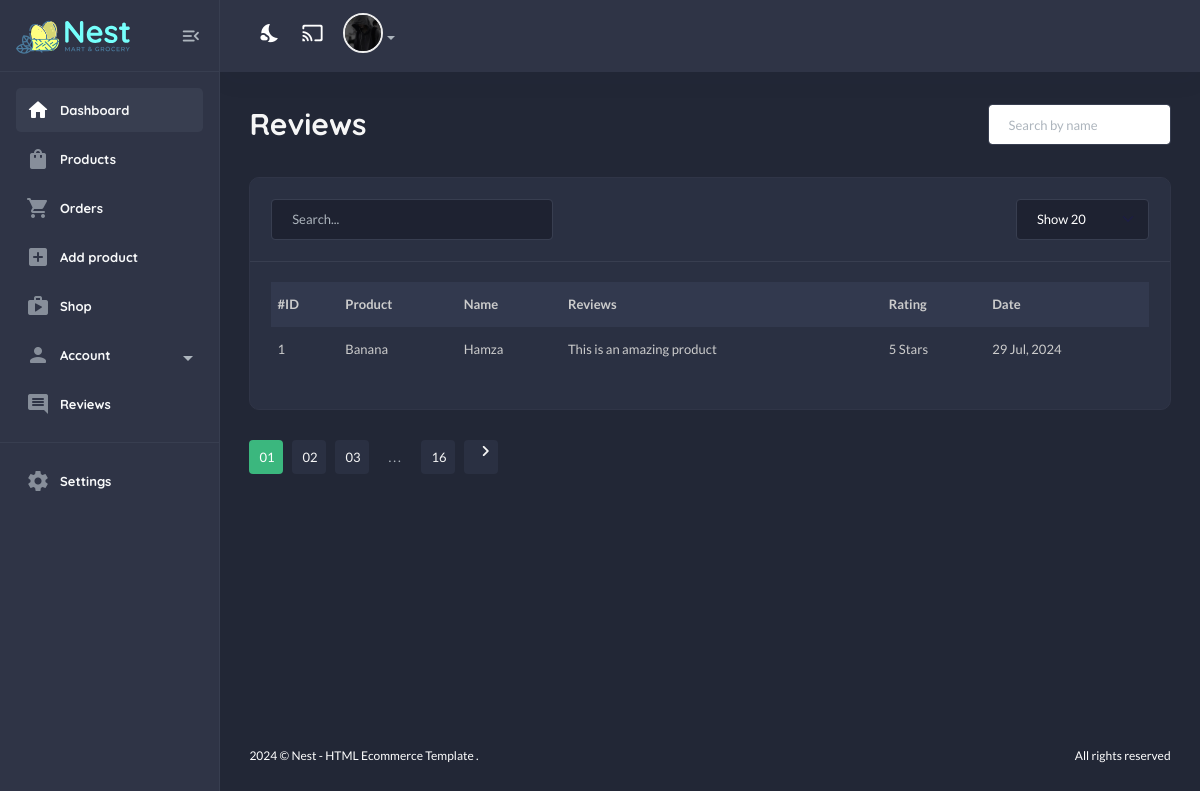
The page /useradmin/reviews/ (signed in) on the database its author committed.
### userauths/models.py (models this page shows, shortened)
class User(AbstractUser):
    email = models.EmailField(unique=True)
    username = models.CharField(max_length=50)
    bio = models.CharField(max_length=100)
    is_email_verified = models.BooleanField(default=False)
    USERNAME_FIELD = "email"
    REQUIRED_FIELDS = ['username']

class Profile(models.Model):
    user = models.OneToOneField(User, on_delete=models.CASCADE)
    image = models.ImageField(upload_to="image", default="userimage.jpg")
    full_name = models.CharField(max_length=100, null=True, blank=True)
    bio = models.CharField(max_length=500, null=True, blank=True)
    phone = models.CharField(max_length=30, null=True, blank=True)
    address = models.CharField(max_length=300, null=True, blank=True)
    country = models.CharField(max_length=20, null=True, blank=True)
    verified = models.BooleanField(default=False)

### core/models.py (models this page shows, shortened)
class ProductReview(models.Model):
    user = models.ForeignKey(User, on_delete = models.SET_NULL, null=True)
    product = models.ForeignKey(Product, on_delete = models.SET_NULL, null=True, related_name="reviews")
    review = models.TextField()
    rating = models.IntegerField(choices=RATING, default=None)
    date = models.DateTimeField(auto_now_add=True)
    class Meta:
        verbose_name_plural = "Product Reviews"

class Product(models.Model):
    pid = ShortUUIDField(unique=True, length = 10, max_length=20, alphabet = "abcdef12345")
    user = models.ForeignKey(User, on_delete=models.SET_NULL, null = True)
    category = models.ForeignKey(Category, on_delete=models.SET_NULL, null = True, related_name="category")
    vendor = models.ForeignKey(Vendor, on_delete=models.SET_NULL, null = True, related_name="vendor")
    title = models.CharField(max_length=100, default="Fresh Pear")
    image = models.ImageField(upload_to=user_directory_image, default="product.jpg")
    description = RichTextUploadingField(max_length=10000, default="This is the Vendor!")
    price = models.DecimalField(max_digits=12, decimal_places=2, default="1.99")
    old_price = models.DecimalField(max_digits=12, decimal_places=2, default="2.99")
    specifications = RichTextUploadingField(null=True, blank=True)
    type = models.CharField(max_length=100, default="Organic", null=True, blank=True)
    stock_count = models.CharField(max_length=100, default="10", null=True, blank=True)
    life = models.CharField(max_length=100, default="100 Days", null=True, blank=True)
    mfd = models.DateTimeField(auto_now_add=False, null=True, blank=True)
    tags = TaggableManager(blank=True)
    product_status = models.CharField(choices=STATUS, max_length=10, default="in_review")
    status = models.BooleanField(default=True)
    in_stock = models.BooleanField(default=True)
    featured = models.BooleanField(default=False)
    digital = models.BooleanField(default= False)
    deal_of_the_day = models.BooleanField(default=False)
    sku = ShortUUIDField(unique=True, length =4, max_length=10, prefix="sku", alphabet="1234567890")
    date = models.DateTimeField(auto_now_add=True)
    updated = models.DateTimeField(null=True, blank=True)
    class Meta:
        verbose_name_plural = "Products"

### useradmin/decorators.py (the view)
    def wrapper(request, *args, **kwargs):
        if request.user.is_superuser != True:
            messages.warning(request, "You are not authorized to access this page!")
            return redirect("/user/login")
        return view_func(request, *args, **kwargs)

### core/context_processors.py (called while the page is built)
def default(request):
    categories = Category.objects.all()
    vendors = Vendor.objects.all()
    min_max_price = Product.objects.aggregate(Min("price"), Max("price"))
    if request.user.is_authenticated:
        try:
            address = Address.objects.filter(user=request.user)
        except Address.DoesNotExist:
            address = None
    else:
        address = None
    try:
        wishlist = WishList.objects.filter(user=request.user)
    except:
        messages.success(request, "you need to login first")
        wishlist = 0
    return {
        "categories": categories,
        "address": address,
        "vendors": vendors,
        "wishlist": wishlist,
        "min_max_price": min_max_price,
    }

### useradmin/views.py (called while the page is built)
@admin_required
def reviews(request):
    reviews = ProductReview.objects.all()
    context = {
        "reviews" : reviews,
    }
    return render(request, "useradmin/reviews.html", context)

### templates/useradmin/reviews.html (shortened to what this page needs)
{% extends "useradmin/base.html" %}
    {% load static %}
        {% block content %}
            <section class="content-main">
                <div class="content-header">
                    <div>
                        <h2 class="content-title card-title">Reviews</h2>
                    </div>
                    <div>
                        <input type="text" placeholder="Search by name" class="form-control bg-white" />
                    </div>
                </div>
                <div class="card mb-4">
                    <header class="card-header">
                        <div class="row gx-3">
                            <div class="col-lg-4 col-md-6 me-auto">
                                <input type="text" placeholder="Search..." class="form-control" />
                            </div>
                            <div class="col-lg-2 col-md-3 col-6">
                                <select class="form-select">
                                    <option>Show 20</option>
                                </select>
                            </div>
                        </div>
                    </header>
                    <div class="card-body">
                        <div class="table-responsive">
                            <table class="table table-hover">
                                <thead>
                                    <tr>
                                        <th>#ID</th>
                                        <th>Product</th>
                                        <th>Name</th>
                                        <th>Reviews</th>
                                        <th>Rating</th>
                                        <th>Date</th>
                                    </tr>
                                </thead>
                                <tbody>
                                    {% for r in reviews %}
                                    <tr>
                                        <td>{{ forloop.counter }}</td>
                                        <td><b>{{r.product.title|title}}</b></td>
                                        <td>{{request.user.username|title}}</td>
                                        <td>{{r.review}}</td>
                                        <td>{{r.rating}} Stars</td>
                                        <td>{{r.date|date:"d M, Y"}}</td>
                                    </tr>
                                    {% endfor %}
                                </tbody>
                            </table>
                        </div>
                    </div>
                </div>
                <div class="pagination-area mt-30 mb-50">
                    <nav aria-label="Page navigation example">
                        <ul class="pagination justify-content-start">
                            <li class="page-item active"><a class="page-link" href="#">01</a></li>
                            <li class="page-item"><a class="page-link" href="#">02</a></li>
                            <li class="page-item"><a class="page-link" href="#">03</a></li>
                            <li class="page-item"><a class="page-link dot" href="#">...</a></li>
                            <li class="page-item"><a class="page-link" href="#">16</a></li>
                            <li class="page-item">
                                <a class="page-link" href="#"><i class="material-icons md-chevron_right"></i></a>
                            </li>
                        </ul>
                    </nav>
                </div>
            </section>
        {% endblock content %}

### templates/useradmin/base.html (shortened to what this page needs)
{% load static %}
<!DOCTYPE html>
<html lang="en">
    <head>
        <link href="{% static 'assets1/css/main.css' %}" rel="stylesheet" type="text/css" />
    </head>
    <body class="dark">
        <aside class="navbar-aside" id="offcanvas_aside">
            <div class="aside-top">
                <a href="{% url "core:index" %}" class="brand-wrap">
                    <img src="{% static 'assets1/imgs/theme/logo.svg' %}" class="logo" alt="Nest Dashboard" />
                </a>
                <div>
                    <button class="btn btn-icon btn-aside-minimize"><i class="text-muted material-icons md-menu_open"></i></button>
                </div>
            </div>
            <nav>
                <ul class="menu-aside">
                    <li class="menu-item active">
                        <a class="menu-link" href="{% url "useradmin:vendor-dashboard" %}">
                            <i class="icon material-icons md-home"></i>
                            <span class="text">Dashboard</span>
                        </a>
                    </li>
                    <li class="menu-item">
                        <a class="menu-link" href="{% url "useradmin:products" %}">
                            <i class="icon material-icons md-shopping_bag"></i>
                            <span class="text">Products</span>
                        </a>
                    </li>
                    <li class="menu-item">
                        <a class="menu-link" href="{% url "useradmin:orders-list" %}">
                            <i class="icon material-icons md-shopping_cart"></i>
                            <span class="text">Orders</span>
                        </a>
                    </li>
                    <li class="menu-item">
                        <a class="menu-link" href="{% url "useradmin:add-product" %}">
                            <i class="icon material-icons md-add_box"></i>
                            <span class="text">Add product</span>
                        </a>
                    </li>
                    <li class="menu-item">
                        <a class="menu-link" href="{% url "useradmin:shop-page" %}">
                            <i class="icon material-icons md-shop"></i>
                            <span class="text">Shop</span>
                        </a>
                    </li>
                    <li class="menu-item has-submenu">
                        <a class="menu-link" href="#">
                            <i class="icon material-icons md-person"></i>
                            <span class="text">Account</span>
                        </a>
                    </li>
                    <li class="menu-item">
                        <a class="menu-link" href="{% url "useradmin:reviews" %}">
                            <i class="icon material-icons md-comment"></i>
                            <span class="text">Reviews</span>
                        </a>
                    </li>
                </ul>
                <hr />
                <ul class="menu-aside">
                    <li class="menu-item">
                        <a class="menu-link" href="{% url "useradmin:settings" %}">
                            <i class="icon material-icons md-settings"></i>
                            <span class="text">Settings</span>
                        </a>
                    </li>
                </ul>
                <br />
                <br />
            </nav>
        </aside>
        <main class="main-wrap">
            <header class="main-header navbar">
                <div class="col-nav">
                    <ul class="nav">
                        <li class="nav-item">
                            <a class="nav-link btn-icon darkmode" href="#"> <i class="material-icons md-nights_stay"></i> </a>
                        </li>
                        <li class="nav-item">
                            <a href="#" class="requestfullscreen nav-link btn-icon"><i class="material-icons md-cast"></i></a>
                        </li>
                        <li class="dropdown nav-item">
                            {% if request.user.profile.image %}
                            <a class="dropdown-toggle" data-bs-toggle="dropdown" href="#" id="dropdownAccount" aria-expanded="false"> <img class="img-xs rounded-circle" src="{{request.user.profile.image.url}}" alt="User" /></a>
                            {% endif %}
                        </li>
                    </ul>
                </div>
            </header>
            {% block content %}
            {% endblock content %}
            <footer class="main-footer font-xs">
                <div class="row pb-30 pt-15">
                    <div class="col-sm-6">
                        &copy; Nest - HTML Ecommerce Template .
                    </div>
                    <div class="col-sm-6">
                        <div class="text-sm-end">All rights reserved</div>
                    </div>
                </div>
            </footer>
        </main>
    </body>
</html>

### rows shown on the page
User: user.profile.image (picture), user.username "Hamza"
ProductReview: product "Banana", review "This is an amazing product", rating "5", date "29 Jul, 2024"
